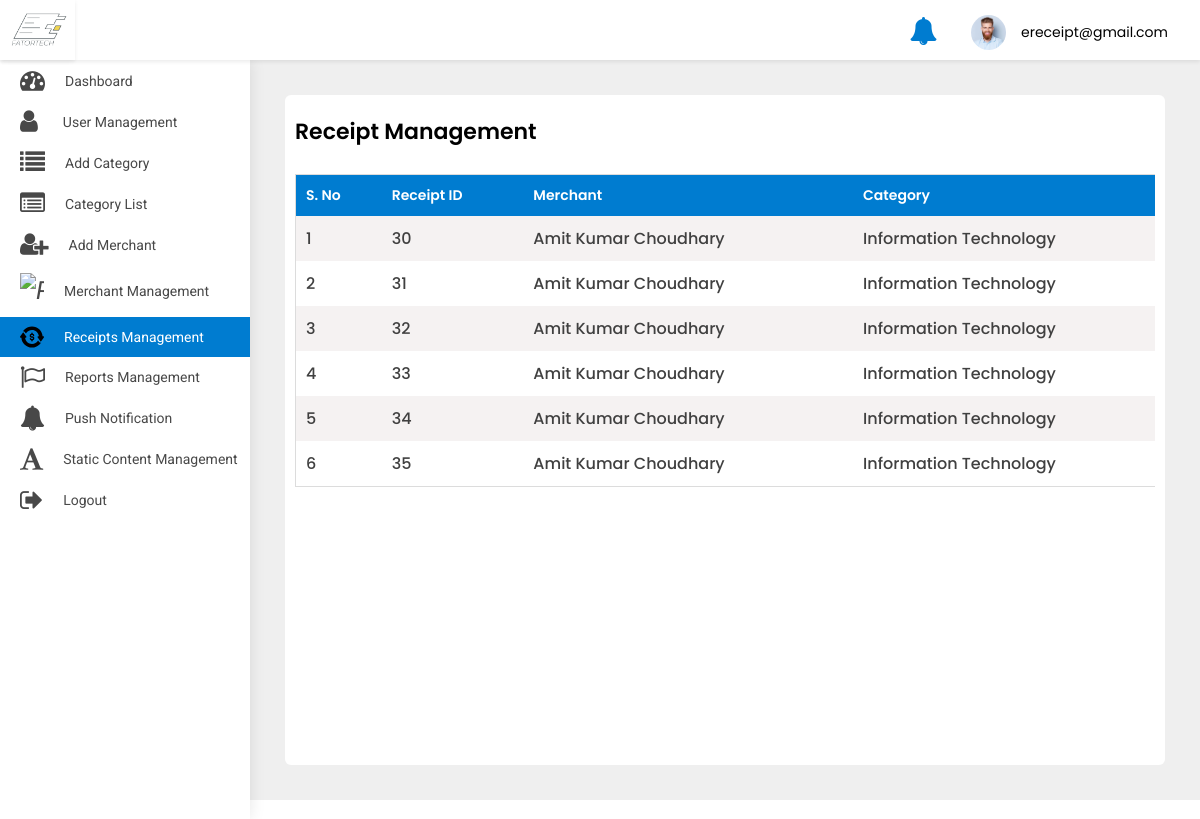
Page /adminpanel/receipt-list/ (signed in) on the earlier database version.
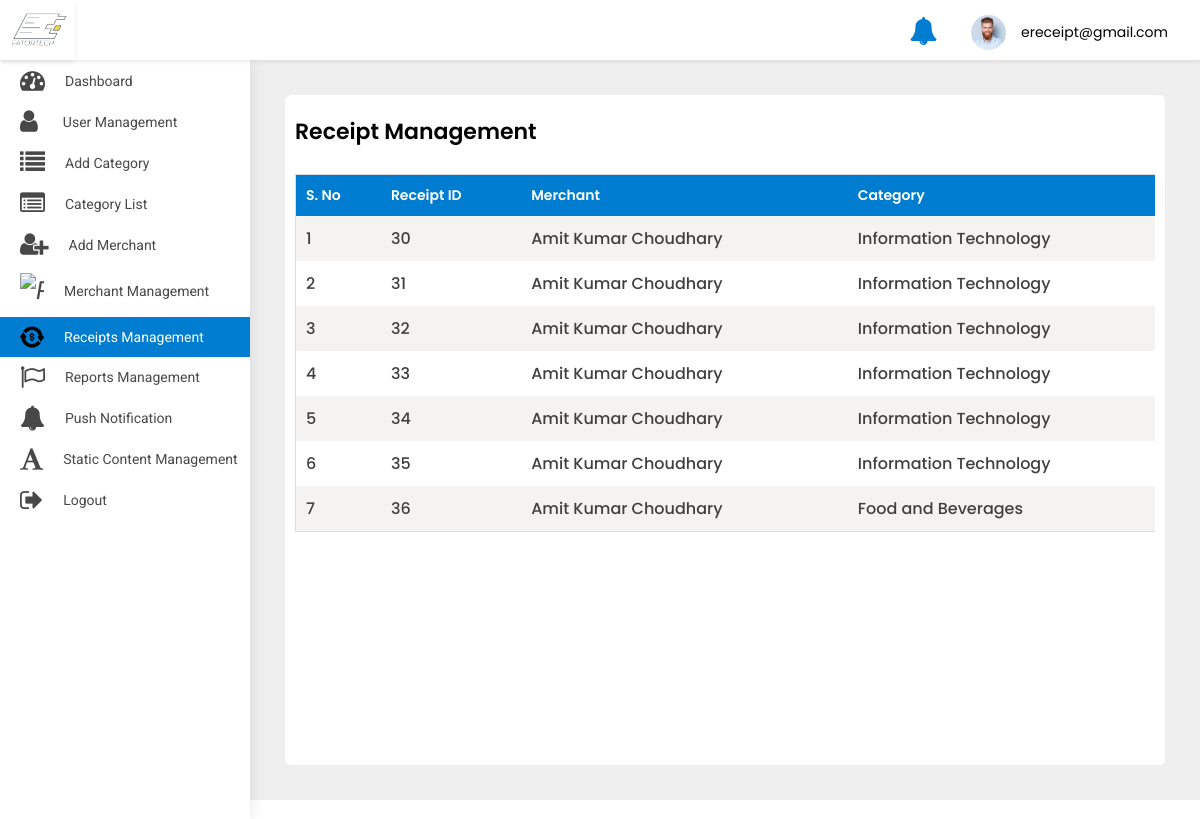
Same page on the later database version.
### src/models.py (models this page shows, shortened)
class Receipt(models.Model):
    user = models.ForeignKey(User, on_delete=models.CASCADE)
    merchant = models.ForeignKey(Merchant, on_delete=models.CASCADE)
    order = models.ManyToManyField(OrderItem)
    qr_code = models.ImageField(upload_to='QR')
    created_at = models.DateTimeField(auto_now_add=True)

class Merchant(models.Model):
    full_name = models.CharField(default='', max_length=200)
    profile_pic = models.ImageField(default='default_profile.png', null=True, blank=True)
    category = models.ForeignKey(Category, on_delete=models.CASCADE)
    email = models.EmailField()
    password = models.CharField(default='', max_length=100)
    confirm_password = models.CharField(default='', max_length=100)
    created_at = models.DateTimeField(auto_now_add=True)

class Category(models.Model):
    category_name = models.CharField(default='', max_length=100)

### adminpanel/views.py (the view)
# urls.py: path('receipt-list/', ReceiptList.as_view(), name='receipt-list'),
class ReceiptList(LoginRequiredMixin, ListView):
    model = Receipt
    template_name = 'receipt_list.html'
    login_url = 'adminpanel:login'
    def get(self, request, *args, **kwargs):
        receipts = Receipt.objects.all()
        context = {
            'receipts': receipts
        }
        return render(self.request, 'receipt_list.html', context)

### adminpanel/templates/receipt_list.html (shortened to what this page needs)
{% extends 'base-ereceipt.html' %}
<div class="WrapperArea">
    <div class="WrapperBox">
        <div class="Small-Wrapper">
            <div class="PasswordArea">
                <div class="row">
                    <h4 class="Title">Receipt Management</h4>
                    <div class="TableList">
                        <div class="dragscroll">
                            <table style="width: 150vw">
                                <thead>
                                <tr>
                                    <th>S. No</th>
                                    <th>Receipt ID</th>
                                    <th>Merchant</th>
                                    <th>Category</th>
                                </tr>
                                </thead>
                                <tbody>
                                {% for object in receipts %}
                                <tr>
                                    <td>{{forloop.counter}}</td>
                                    <td>{{object.id}}</td>
                                    <td>{{object.merchant.full_name}}</td>
                                    <td>{{object.merchant.category.category_name}}</td>
                                </tr>
                                {% endfor %}
                                </tbody>
                            </table>
                        </div>
                    </div>
                </div>
            </div>
        </div>
    </div>
</div>

Differences in the rows shown:
added Receipt: id "36", merchant.full_name "Amit Kumar Choudhary", merchant.category.category_name "Food and Beverages"
